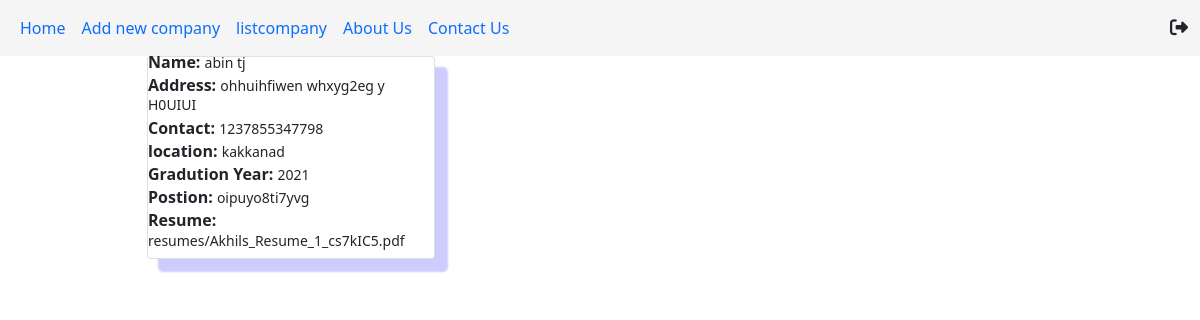
The app's page /emp/Applicants/ with its own data.
### candidate/models.py (models this page shows)
class Application(models.Model):
    first_name = models.CharField(max_length=200)
    last_name = models.CharField(max_length=200)
    address = models.CharField(max_length=300)
    phone_number = models.PositiveIntegerField()
    location = models.CharField(max_length=255, null=True)
    grad_year = models.IntegerField(blank=True)
    postion_for_which_you_applying = models.CharField(max_length=100)
    resume = models.FileField(upload_to='resumes', null=True)

### employer/views.py (the view)
# urls.py: path("emp/Applicants/", views.Applicants.as_view(), name="Applicants"),
class Applicants(ListView):
    model=Application
    template_name="applicants.html"
    context_object_name = "aform"

### employer/templates/applicants.html (shortened to what this page needs)
{%extends 'base.html'%}
{%block body_block%}
<div class="container">
    <div class="row">
        <div class="col-1"></div>
        <div class="col-10">
            {%for aform in aform%}
            <div class="card" style="width: 18rem;">
                <ul class="list-group list-group-flush">
                    <h6 class="card-subtitle mb-2 " align="left"><strong>Name:</strong>
                        <small>{{aform.first_name}} {{aform.last_name}}</small></h6>
                    <h6 class="card-subtitle mb-2 " align="left"><strong>Address:</strong>
                        <small>{{aform.address}}</small></h6>
                    <h6 class="card-subtitle mb-2 " align="left"><strong>Contact:</strong>
                        <small>{{aform.phone_number}}</small></h6>
                    <h6 class="card-subtitle mb-2 " align="left"><strong>location:</strong>
                        <small>{{aform.location}}</small></h6>
                    <h6 class="card-subtitle mb-2 " align="left"><strong>Gradution Year:</strong>
                        <small>{{aform.grad_year}}</small></h6>
                    <h6 class="card-subtitle mb-2 " align="left"><strong>Postion:</strong>
                        <small>{{aform.postion_for_which_you_applying}}</small></h6>
                    <h6 class="card-subtitle mb-2 " align="left"><strong>Resume:</strong>
                        <small>{{aform.resume}}</small></h6>
                </ul>
            </div>
            {%endfor%}
        </div>
    </div>
</div>
</div>
{%endblock%}

### candidate/assets/css/style.css (style rules this page uses)
.card { cursor: pointer; width: 190px; height: 300x; background: rgb(255, 255, 255); border-radius: 5px; border: 1px solid rgba(0, 0, 255, .2); transition: all .2s; box-shadow: 12px 12px 2px 1px rgba(0, 0, 255, .2); }

### records on screen
Application: first_name "abin", last_name "tj", address "ohhuihfiwen whxyg2eg y H0UIUI", phone_number "1237855347798", location "kakkanad", grad_year "2021", postion_for_which_you_applying "oipuyo8ti7yvg", resume "resumes/Akhils_Resume_1_cs7kIC5.pdf"
